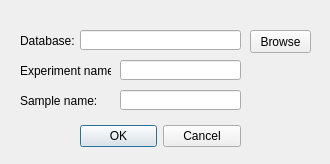
<?xml version="1.0" encoding="UTF-8"?>
<ui version="4.0">
 <class>saveData</class>
 <widget class="QDialog" name="saveData">
  <property name="geometry">
   <rect>
    <x>0</x>
    <y>0</y>
    <width>330</width>
    <height>164</height>
   </rect>
  </property>
  <property name="windowTitle">
   <string>Dialog</string>
  </property>
  <widget class="QDialogButtonBox" name="buttonBox">
   <property name="geometry">
    <rect>
     <x>80</x>
     <y>120</y>
     <width>161</width>
     <height>32</height>
    </rect>
   </property>
   <property name="orientation">
    <enum>Qt::Horizontal</enum>
   </property>
   <property name="standardButtons">
    <set>QDialogButtonBox::Cancel|QDialogButtonBox::Ok</set>
   </property>
  </widget>
  <widget class="QLabel" name="locationLabel">
   <property name="geometry">
    <rect>
     <x>20</x>
     <y>30</y>
     <width>61</width>
     <height>21</height>
    </rect>
   </property>
   <property name="text">
    <string>Database:</string>
   </property>
  </widget>
  <widget class="QLineEdit" name="locationEdit">
   <property name="geometry">
    <rect>
     <x>80</x>
     <y>30</y>
     <width>161</width>
     <height>20</height>
    </rect>
   </property>
   <property name="readOnly">
    <bool>true</bool>
   </property>
  </widget>
  <widget class="QPushButton" name="browseButton">
   <property name="geometry">
    <rect>
     <x>250</x>
     <y>30</y>
     <width>61</width>
     <height>23</height>
    </rect>
   </property>
   <property name="text">
    <string>Browse</string>
   </property>
  </widget>
  <widget class="QLineEdit" name="expEdit">
   <property name="geometry">
    <rect>
     <x>120</x>
     <y>60</y>
     <width>121</width>
     <height>20</height>
    </rect>
   </property>
  </widget>
  <widget class="QLineEdit" name="sampleEdit">
   <property name="geometry">
    <rect>
     <x>120</x>
     <y>90</y>
     <width>121</width>
     <height>20</height>
    </rect>
   </property>
  </widget>
  <widget class="QLabel" name="expLabel">
   <property name="geometry">
    <rect>
     <x>20</x>
     <y>60</y>
     <width>91</width>
     <height>21</height>
    </rect>
   </property>
   <property name="text">
    <string>Experiment name:</string>
   </property>
  </widget>
  <widget class="QLabel" name="sampleLabel">
   <property name="geometry">
    <rect>
     <x>20</x>
     <y>90</y>
     <width>91</width>
     <height>21</height>
    </rect>
   </property>
   <property name="text">
    <string>Sample name:</string>
   </property>
  </widget>
 </widget>
 <resources/>
 <connections>
  <connection>
   <sender>buttonBox</sender>
   <signal>accepted()</signal>
   <receiver>saveData</receiver>
   <slot>accept()</slot>
   <hints>
    <hint type="sourcelabel">
     <x>248</x>
     <y>254</y>
    </hint>
    <hint type="destinationlabel">
     <x>157</x>
     <y>274</y>
    </hint>
   </hints>
  </connection>
  <connection>
   <sender>buttonBox</sender>
   <signal>rejected()</signal>
   <receiver>saveData</receiver>
   <slot>reject()</slot>
   <hints>
    <hint type="sourcelabel">
     <x>316</x>
     <y>260</y>
    </hint>
    <hint type="destinationlabel">
     <x>286</x>
     <y>274</y>
    </hint>
   </hints>
  </connection>
 </connections>
</ui>
